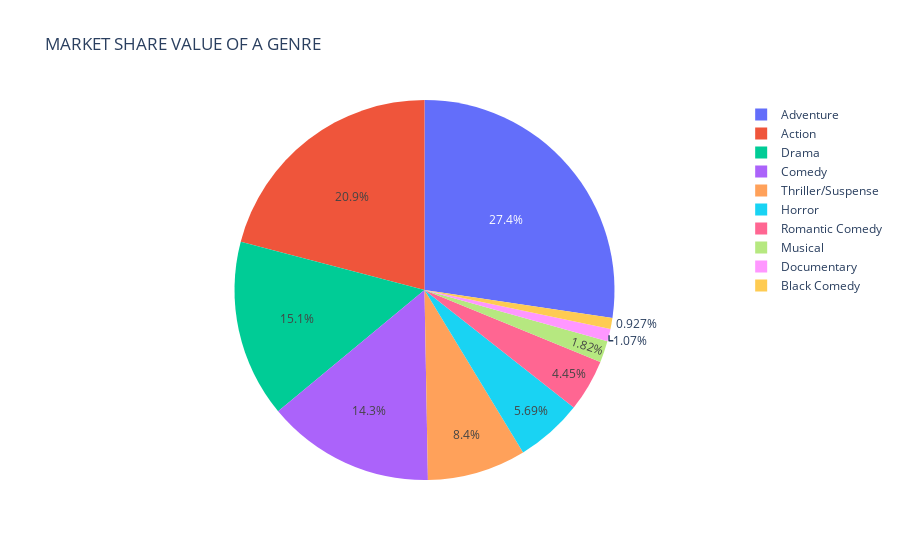

The notebook cell saved with this chart:
### Markdown cell above
GENRE VS MARKET SHARE

### Code cell
first_data_x = genre_data['GENRES']
first_data_y=genre_data['MARKET SHARE']
first_graph_data = pd.DataFrame(dict(GENRE=first_data_x,MARKET_SHARE=first_data_y))
first_graph = px.pie(first_graph_data,names=first_data_x,values=first_data_y,title='MARKET SHARE VALUE OF A GENRE')
first_graph.show()

### Figure 1 — Plotly figure (JSON) as saved in the notebook; plotly's stock layout.template omitted (floating-point values rounded to 4 significant figures)
{"data": [{"domain": {"x": [0, 1], "y": [0, 1]}, "hovertemplate": "label=%{label}<br>value=%{value}<extra></extra>", "labels": ["Adventure", "Action", "Drama", "Comedy", "Thriller/Suspense", "Horror", "Romantic Comedy", "Musical", "Documentary", "Black Comedy"], "legendgroup": "", "name": "", "showlegend": true, "type": "pie", "values": [27.14, 20.75, 14.97, 14.17, 8.33, 5.65, 4.41, 1.81, 1.06, 0.92]}], "layout": {"autosize": true, "legend": {"tracegroupgap": 0}, "title": {"text": "MARKET SHARE VALUE OF A GENRE"}}}
